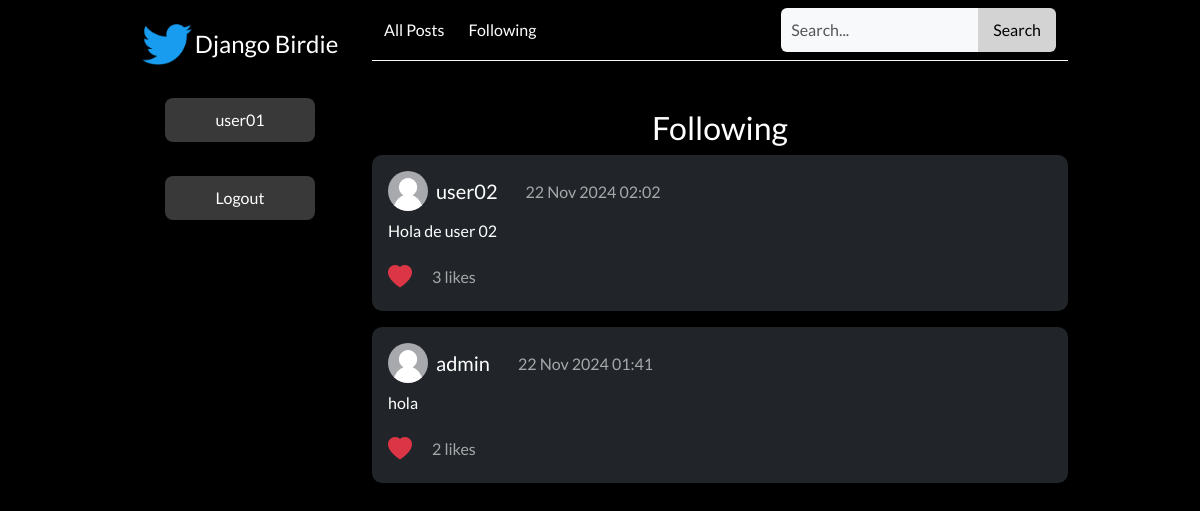
/following (signed in), run on an earlier commit of the app's database.
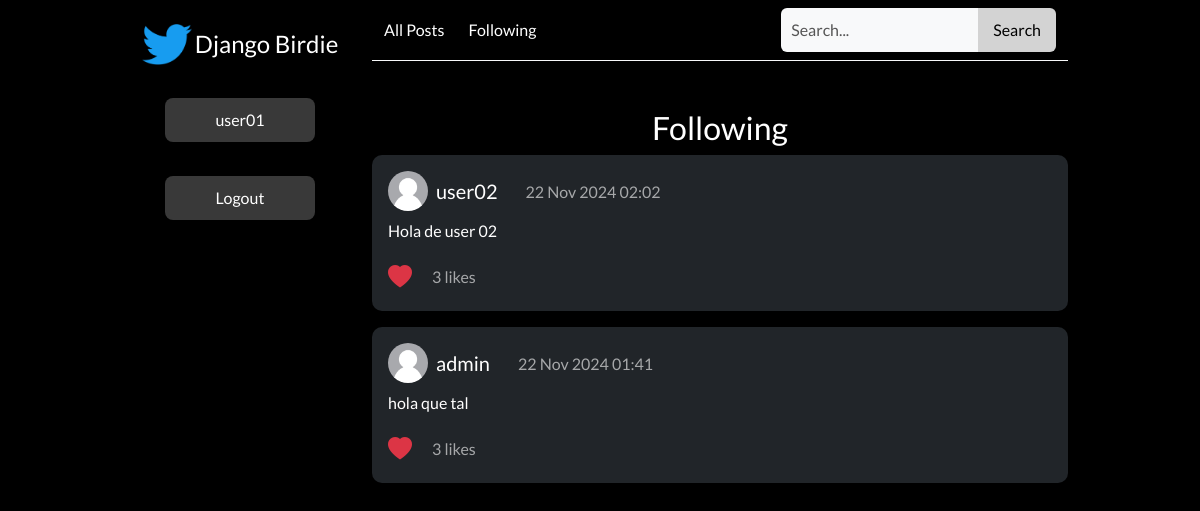
And on a later commit of the database.
### network/models.py (models this page shows, shortened)
class Post(models.Model):
    user = models.ForeignKey(User, on_delete=models.CASCADE, related_name="posts")
    content = models.TextField(max_length=280)
    created_at = models.DateTimeField(auto_now_add=True)
    likes = models.ManyToManyField(User, related_name="liked_posts", blank=True)
    def like_count(self):
        return self.likes.count()

class User(AbstractUser):
    first_name = models.CharField(max_length=30)
    last_name = models.CharField(max_length=30)
    profile_picture = models.ImageField(upload_to='profile_pictures/', null=True, blank=True, default='user/default_profile.jpg')
    followers = models.ManyToManyField(
        'self', related_name='following', symmetrical=False, blank=True
    )

### network/views.py (the view)
# urls.py: path("following", views.following_view, name="following"),
@login_required
def following_view(request):
    following_users = request.user.following.all()
    posts = Post.objects.filter(user__in=following_users).order_by('-created_at')
    for post in posts:
        post.is_liked_by_user = post.likes.filter(id=request.user.id).exists()
    paginator = Paginator(posts, 10)
    page_number = request.GET.get('page')
    page_obj = paginator.get_page(page_number)
    return render(request, "network/following.html", {
        "posts": page_obj,
    })

### network/templatetags/extras.py (called while the page is built)
@register.filter
def profile_picture_or_default(profile_picture):
    if profile_picture:
        return profile_picture.url
    return '/static/network/user/default_profile.jpg'

### network/templates/network/following.html (shortened to what this page needs)
{% extends "network/layout.html" %}
{% load extras %}
{% block body %}
<h2 class="text-center">Following</h2>
<div>
    {% for post in posts %}
        <div class="card mb-3 bg-dark text-white border-light">
            <div class="card-body">
                <h5 class="card-title d-flex align-items-center">
                    <img src="{{ post.user.profile_picture|profile_picture_or_default }}" alt="Profile Picture" class="rounded-circle me-2" width="40" height="40">
                    <a href="{% url 'profile' post.user.username %}" class="text-white me-2">{{ post.user.username }}</a>
                    <span class="date-text">{{ post.created_at|date:"d M Y H:i" }}</span>
                </h5>
                <p class="card-text">{{ post.content }}</p>
                <div class="d-flex align-items-center">
                    <button
                        class="btn like-btn"
                        data-post-id="{{ post.id }}"
                        data-liked="{{ post.is_liked_by_user }}">
                        <i class="bi {% if post.is_liked_by_user %}bi-heart-fill text-danger{% else %}bi-heart{% endif %}"></i>
                    </button>
                    <p class="card-text" style="color: rgba(255, 255, 255, 0.6);">
                        <span class="like-count" data-post-id="{{ post.id }}">{{ post.like_count }}</span> likes
                    </p>
                </div>
            </div>
        </div>
    {% endfor %}
</div>
{% endblock %}

What changed in the data, as far as the page shows it:
changed Post "admin": content "hola" → "hola que tal"; like_count "2" → "3"
